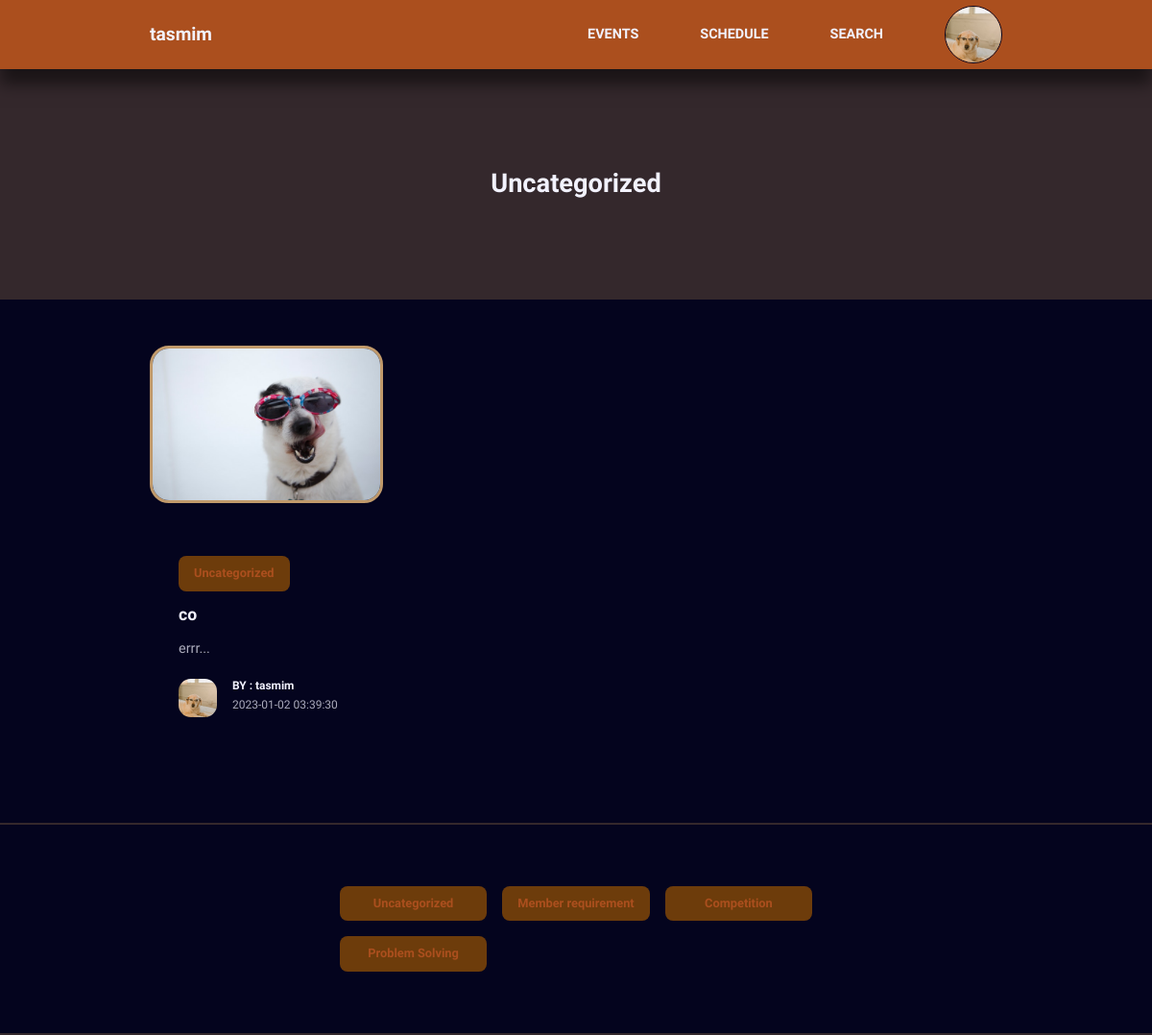
The app's page /category_event_user.php?id=7 (signed in) with its own data.
### tables this page shows
CREATE TABLE `users` (
  `id` int(11) NOT NULL,
  `name` varchar(255) NOT NULL,
  `email` varchar(255) NOT NULL,
  `phone` bigint(255) NOT NULL,
  `password` varchar(255) NOT NULL,
  `user_type` varchar(255) NOT NULL,
  `photo` varchar(255) NOT NULL
);

CREATE TABLE `category` (
  `id` int(11) NOT NULL,
  `title` varchar(255) NOT NULL,
  `description` varchar(255) NOT NULL
);

CREATE TABLE `event_posts` (
  `id` int(11) NOT NULL,
  `title` varchar(255) NOT NULL,
  `description` varchar(500) NOT NULL,
  `thumbnail` varchar(255) NOT NULL,
  `date_time` timestamp NOT NULL DEFAULT current_timestamp(),
  `category_id` int(11) DEFAULT NULL,
  `admin_id` int(11) DEFAULT NULL,
  `is_featured` tinyint(1) NOT NULL
);

### category_event_user.php (the view, shortened to what this page needs)
<?php
require 'header_two.php';
require 'db.php';
$cid = $_GET['id'];
$eve = "SELECT*FROM event_posts WHERE category_id=$cid";
$eve_res = mysqli_query($db_connection,$eve);
$category = "SELECT*FROM category";
$category_res = mysqli_query($db_connection,$category);
?>
    <header class="category__title">
        <?php
                    $c = "SELECT title FROM category WHERE id=$cid";
                    $cc = mysqli_query($db_connection, $c);
                    $ca = mysqli_fetch_assoc($cc);
                    ?>
        <h2><?=$ca['title']?></h2>
    </header>
<section class="posts">
    <div class="container posts__container">
    <?php foreach ($eve_res as $key => $e) { ?>
        <article class="post">
            <div class="post__thumbnail">
            <img src="./uploads/thumb/<?=$e['thumbnail']?>" alt="">
            </div>
            <div class="post__info">
            <div class="post__info">
                    <?php
                    $cat = $e['category_id'];
                    $c = "SELECT title FROM category WHERE category.id=$cat";
                    $cc = mysqli_query($db_connection, $c);
                    $ca = mysqli_fetch_assoc($cc);
                    ?>
                <a href="category_event.php?id=<?=$e['category_id']?>"
                class="category__button"><?= $ca['title'] ?></a>
                <h3 class="post__title"><a href="single_event_user.php?id=<?=$e['id']?>"><?= $e['title'] ?></a></h3>
                <p class="post__body"><?=substr($e['description'],0,30).'...'?></p>
                  <?php
                        $admin = $e['admin_id'];
                        $admin_query = "SELECT name,photo FROM users WHERE users.id=$admin";
                        $admin_res = mysqli_query($db_connection, $admin_query);
                        $aaa = mysqli_fetch_assoc($admin_res);
                        ?>
                <div class="post__author">
                    <div class="post__author-avater">
                    <img width="40px" height="40px" src="./uploads/profile_pic/<?=$aaa['photo']?>" alt="">
                    </div>
                    <div class="post__author-info">
                        <h5>BY : <?= $aaa['name'] ?></h5>
                        <small><?= $e['date_time'] ?></small>
                    </div>
                </div>
            </div>
        </article>
        <?php } ?>
    </div>
</section>
<section class="category__buttons">
    <div class="container category__buttons-container">
    <?php foreach ($category_res as $cati) { ?>
        <a href="category_event_user.php?id=<?=$cati['id'] ?>" class="category__button"><?=$cati['title']?></a>
        <?php } ?>
    </div>
</section>
</body>
</html>

### header_two.php (shortened to what this page needs)
<?php
require 'db.php';
$profile_id = $_SESSION['id'];
$select_loggedin_user = "SELECT * FROM users WHERE id=$profile_id";
$select_loggedin_user_result = mysqli_query($db_connection,$select_loggedin_user);
$select_loggedin_user_result_after_assoc = mysqli_fetch_assoc($select_loggedin_user_result);
?>
<!DOCTYPE html>
<html lang="en">
<head>
    <link rel="stylesheet" href="./style2.css">
    <link rel="stylesheet" href="https://unicons.iconscout.com/release/v4.0.0/css/line.css">
</head>
<body>
 <nav>
    <div class="container nav__container">
        <a href="index.html" class="nav__logo"><?=$select_loggedin_user_result_after_assoc['name']?></a>
        <ul class="nav__items">
            <li><a href="event_user.php"><b>EVENTS</b></a></li>
            <li><a href="schedule_user.php"><b>SCHEDULE</b></a></li>
            <li><a href="search.php"><b>SEARCH</b></a></li>
            <li class="nav__profile">
                <div class="avater">
                    <?php
                    if($select_loggedin_user_result_after_assoc['photo']==null){?>
                    <img src="./images/photo.jpg">
                    <?php }else{?>
                        <img width="60px" height="60px" src="./uploads/profile_pic/<?=$select_loggedin_user_result_after_assoc['photo'] ?>" alt="">
                    <?php }?>
                </div>
            </li>
        </ul>
    </div>
</nav>

### style2.css (style rules this page uses)
:root { --color-primary:#ab4f1e; --color-primary-light:hsl(21, 79%, 19%); --color-red:rgb(158, 16, 16); --color-red-light:hsla(4, 78%, 49%, 0.433); --color-green:#00c476; --color-green-light:rgba(223, 123, 36, 0.15); --color-gray-900:#34282C; --color-gray-700:#6d3c0b; --color-gray-300:rgba(242,242,254,0.3); --color-gray-200:rgba(242,242,254,0.7); --color-white:#f2f2fe; --color-bg:#04041e; --border:#C19A6B; --danger:#f44d16; --transition:all 1000ms ease; --container-width-lg:74%; --container-width-md:88%; --form-width:40%; --card-border-radius-1:0.3rem; --card-border-radius-2:0.5rem; --card-border-radius-3:0.8rem; --card-border-radius-4:2rem; --card-border-radius-5:5rem; }
* { margin: 0; padding: 0; outline: 0; border: 0; appearance: 0; list-style: none; text-decoration: none; box-sizing: border-box; }
body { font-family: 'Montserrat Alternates', sans-serif; line-height: 1.6; color: var(--color-gray-200); overflow-x: hidden; background: var(--color-bg); font-size: 0.9rem; }
.container { width: var(--container-width-lg); max-width: 1800px; margin-inline: auto; }
section { margin-top: 3rem; width: 100vw; }
h1,h2,h3,h4,h5 { color: var(--color-white); line-height: 1.3; }
h2 { font-size: 1.7rem; margin: 1rem 0; }
h3 { font-size: 1.1rem; margin: 0.8rem 0; }
a { color: var(--color-white); transition: var(--transition); }
img { display: block; width: 100%; object-fit: cover; }
nav { background: var(--color-primary); width: 100vw; height: 4.5rem; position: fixed; top: 0; z-index: 10; box-shadow: 0 1rem 1rem rgb(0, 0, 0,0.5); }
.nav__container { height: 100%; display: flex; align-items: center; justify-content: space-between; }
.avater { width:60px; aspect-ratio: 1/1; border-radius: 50%; overflow: hidden; border: 0.1rem solid var(--color-bg); }
.nav__logo { font-weight: 600; font-size: 1.2rem; }
.nav__items { display: flex; align-items: center; gap: 4rem; }
.nav__profile { position: relative; cursor: pointer; }
.category__button { background: var(--color-gray-700); color: var(--color-primary); display: inline-block; padding: 0.5rem 1rem; border-radius: var(--card-border-radius-2); font-weight: 600; font-size: 0.8rem; text-align: center; }
.post__thumbnail { border-radius:20px; border: 0.2rem solid var(--border); overflow: hidden; margin-bottom: 1.6rem; }
.post__author { display:flex; gap: 1rem; margin-top: 1.2rem; }
.post__author-avater { width: 2.5rem; height: 2.5rem; border-radius: var(--card-border-radius-3); overflow: hidden; }
.post__info { padding: 15px; }
.posts__container { display: grid; grid-template-columns: repeat(3, 1fr); gap: 5rem; margin-bottom: 5rem; }
.category__buttons { padding: 4rem 0; border-top: 2px solid var(--color-gray-900); border-bottom: 2px solid var(--color-gray-900); }
.category__buttons-container { width: fit-content; display: grid; grid-template-columns: repeat(3,1fr); gap: 1rem; }
.category__title { height: 15rem; margin-top: 4.5rem; background: var(--color-gray-900); display: grid; place-items: center; }

### records on screen
users: name "tasmim", photo (picture)
category: title "Uncategorized"
event_posts: thumbnail (picture), category.title "Uncategorized", title "co", description "errr", admin.photo (picture), admin.name "tasmim", date_time "2023-01-02 03:39:30"
category: title "Member requirement"
category: title "Competition"
category: title "Problem Solving"
